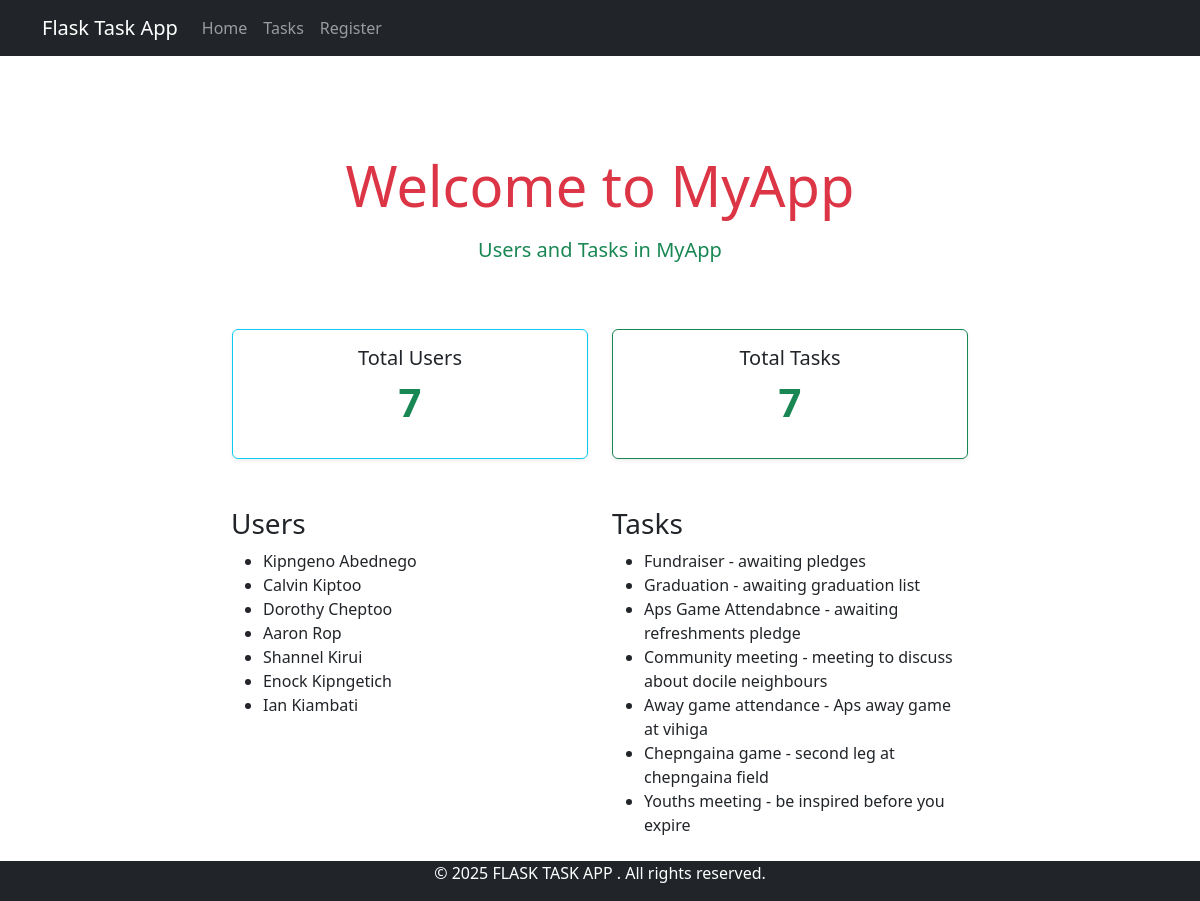
Before: / with the older database file.
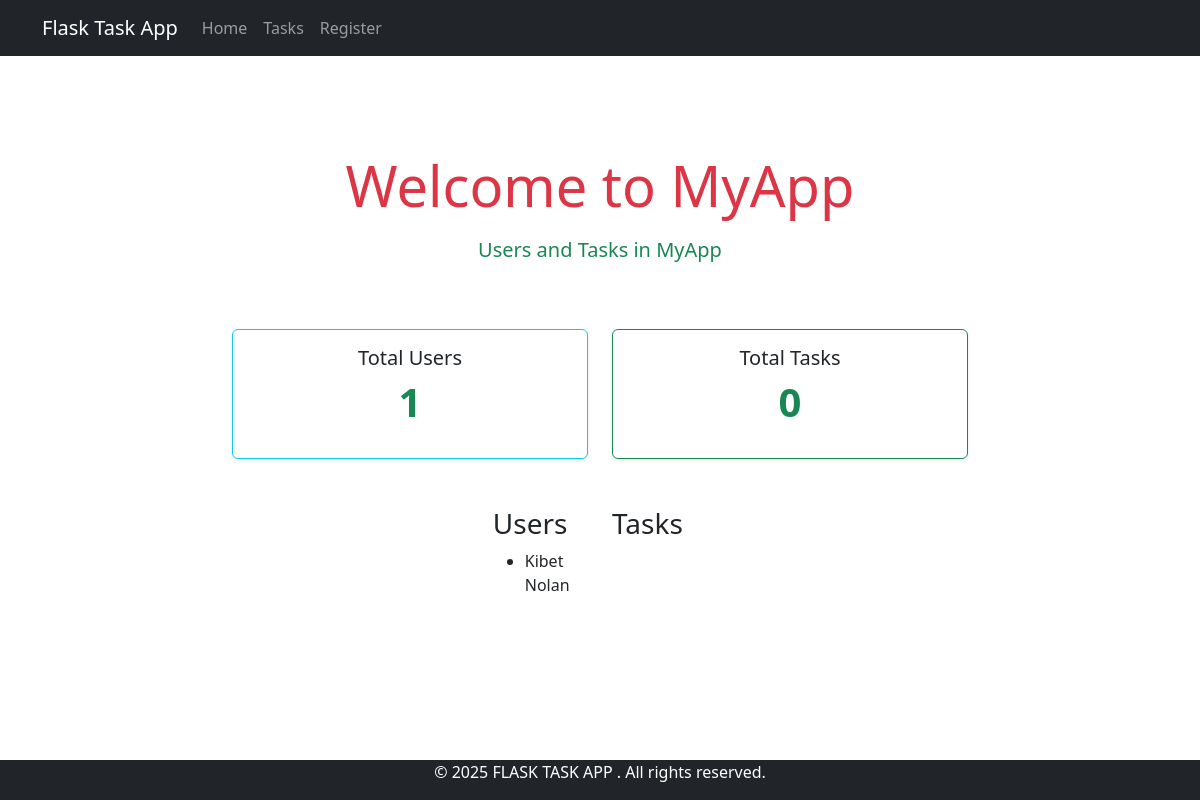
After: the same page with the newer database file.
### app/models.py (models this page shows)
class User(db.Model):
    id = db.Column(db.Integer, primary_key=True)
    username = db.Column(db.String(50), nullable=False, unique=True)
    first_name = db.Column(db.String(50), nullable=False)
    last_name = db.Column(db.String(50), nullable=False)
    password = db.Column(db.String(200), nullable=False)
    task = db.relationship('Task', backref='user', lazy=True)
    def __repr__(self):
        return f"{self.first_name} {self.last_name}"

class Task(db.Model):
    id = db.Column(db.Integer, primary_key=True)
    title = db.Column(db.String(100), nullable=False)
    description = db.Column(db.Text, nullable=False)
    completed = db.Column(db.Boolean, default=False)
    user_id = db.Column(db.Integer, db.ForeignKey('user.id'), nullable=False)
    def __repr__(self):
        return f"{self.title} - {self.description}"

### app/routes.py (the view)
@app.route('/')
def home():
    users = User.query.all()
    user_count = User.query.count()
    tasks = Task.query.all()
    task_count = Task.query.count()
    return render_template('index.html', user_count=user_count,  task_count=task_count, users=users, tasks=tasks, title='Home')

### app/templates/index.html
{% extends "base.html" %}
{% block content %}
<div class="container py-5">
    <div class="py-5 text-center">
        <h1 class="display-4 mb-3 text-danger">Welcome to MyApp</h1>
        <p class="lead text-success">Users and Tasks in MyApp</p>
      </div>
    <div class="row justify-content-center g-4">
      <div class="col-md-4">
        <div class="card border-info shadow-sm text-center">
          <div class="card-body">
            <h5 class="card-title">Total Users</h5>
            <p class="display-6 fw-bold text-success">{{ user_count }}</p>
          </div>
        </div>
      </div>
      <div class="col-md-4">
        <div class="card border-success shadow-sm text-center">
          <div class="card-body">
            <h5 class="card-title">Total Tasks</h5>
            <p class="display-6 fw-bold text-success">{{ task_count }}</p>
          </div>
        </div>
      </div>
    </div>
      <div class="d-flex justify-content-center">
  <div class="row mt-5 ">
    <div class="col-lg-6 "><div>
      <h3>Users</h3>
      <ul>
         {% for user in users %}
        <li>
            {{ user }}
        </li>
        {% endfor %}
      </ul>
    </div></div>
    <div class="col-lg-6"><div>
      <h3>Tasks</h3>
      <ul>
        {% for task in tasks %}
        <li>
            {{ task }}
        </li>
        {% endfor %}
      </ul>
    </div></div>
  </div>
      </div>
         </div>
{% endblock %}

### app/templates/base.html (shortened to what this page needs)
<!DOCTYPE html>
<html lang="en">
<head>
<link href="https://cdn.jsdelivr.net/npm/bootstrap@5.3.5/dist/css/bootstrap.min.css" rel="stylesheet">
</head>
<body>
  <nav class="navbar navbar-expand-lg navbar-dark bg-dark">
    <div class="container">
        <a class="navbar-brand" href="{{ url_for('home') }}">Flask Task App</a>
        <div class="collapse navbar-collapse" id="navbarNav">
            <ul class="navbar-nav">
                <li class="nav-item">
                    <a class="nav-link" href="{{ url_for('home') }}">Home</a>
                </li>
                <li class="nav-item">
                    <a class="nav-link" href="{{ url_for('tasks') }}">Tasks</a>
                </li>
                <li class="nav-item">
                    <a class="nav-link" href="{{ url_for('register') }}">Register</a>
                </li>
            </ul>
        </div>
    </div>
</nav>
{% block content %}
{% endblock %}
</body>
<footer class="text-lg-start bg-dark text-white position-fixed bottom-0 w-100 text-center">
   <div class=" text-center">
  <p>&copy; 2025 FLASK TASK APP . All rights reserved.</p>
</div>
</footer>
</html>

Changed rows visible on the page:
removed User: first_name+last_name "Calvin Kiptoo"
removed User: first_name+last_name "Dorothy Cheptoo"
removed User: first_name+last_name "Aaron Rop"
removed User: first_name+last_name "Shannel Kirui"
removed User: first_name+last_name "Enock Kipngetich"
removed User: first_name+last_name "Ian Kiambati"
removed Task: title+description "Fundraiser - awaiting pledges"
removed Task: title+description "Graduation - awaiting graduation list"
removed Task: title+description "Aps Game Attendabnce - awaiting refreshments pledge"
removed Task: title+description "Community meeting - meeting to discuss about docile neighbours"
removed Task: title+description "Away game attendance - Aps away game at vihiga"
removed Task: title+description "Chepngaina game - second leg at chepngaina field"
removed Task: title+description "Youths meeting - be inspired before you expire"
changed User: first_name+last_name "Kipngeno Abednego" → "Kibet Nolan"
Other visible differences:
{{ user_count }}: "7" → "1"
{{ task_count }}: "7" → "0"
